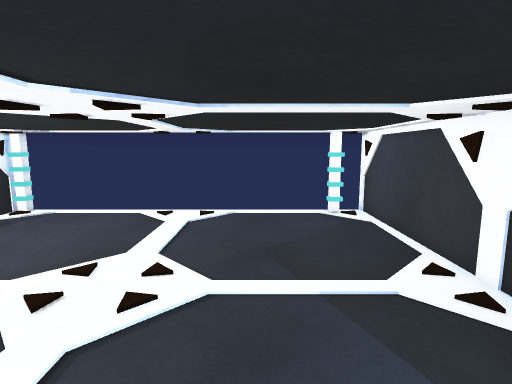
[1] (above)

14 first-person views from a walk through a Unity game level. The camera is 1.4 m above the floor, tilts 8° down and sees 80° across. The floor is counted in squares, 0.5 m on a side. Each view is taken from the middle of a square. On the plan, view 1 faces up. The plan holds only what a view shows up to about 20 squares ahead; the rest is blank.

[2]
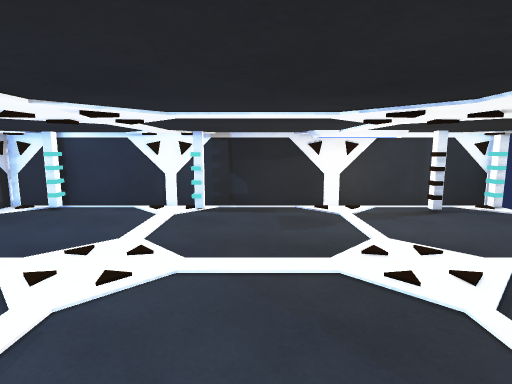

[3]
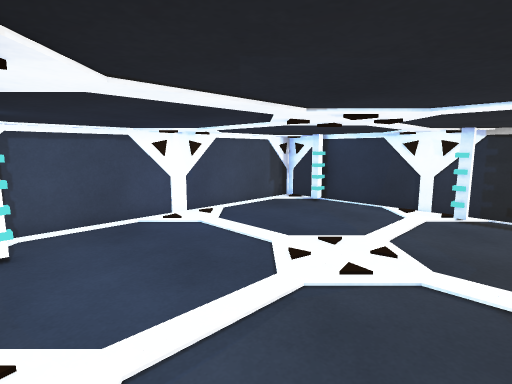

[4]
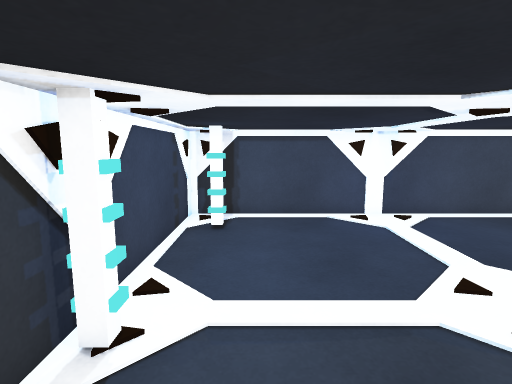

[5]
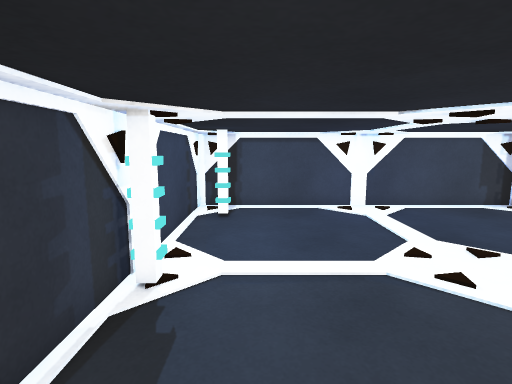

[6]
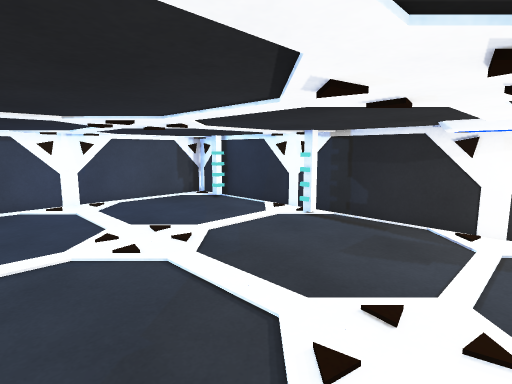

[7]
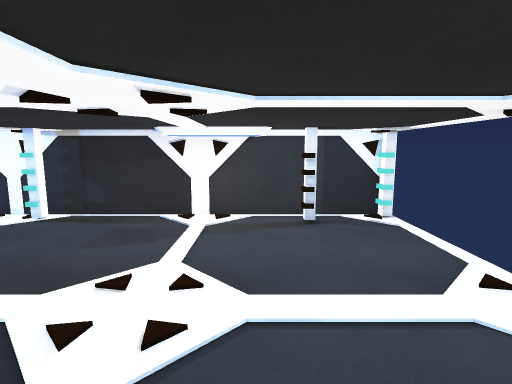

[8]
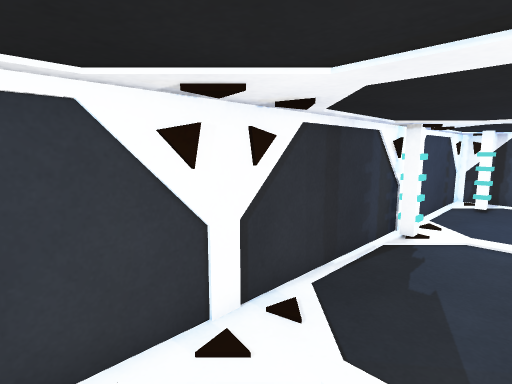

[9]
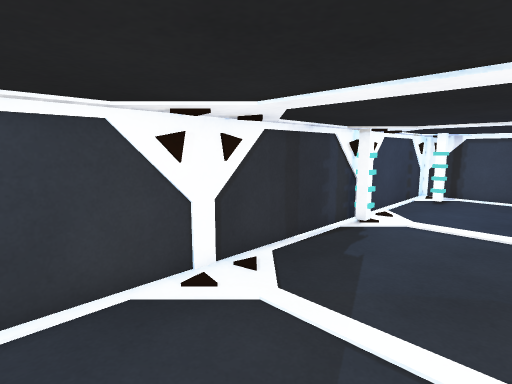

[10]
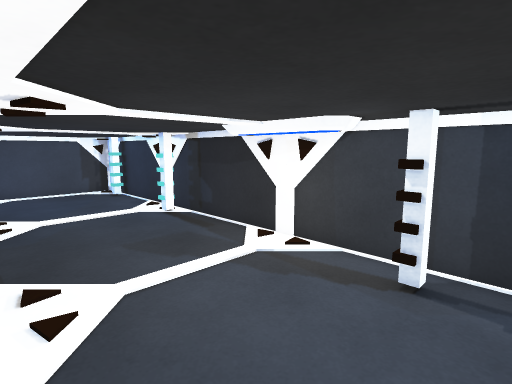

[11]
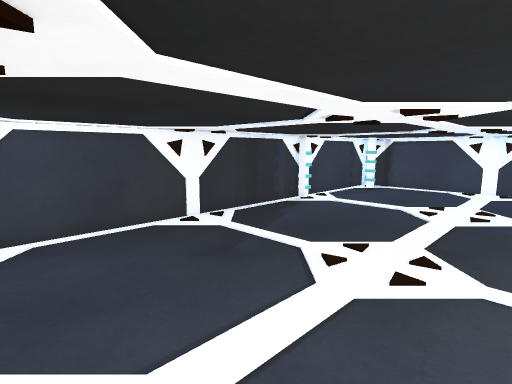

[12]
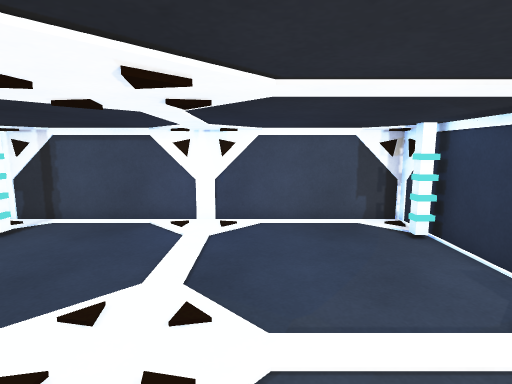

[13]
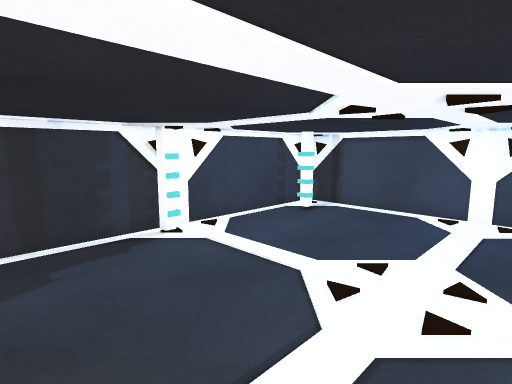

[14]
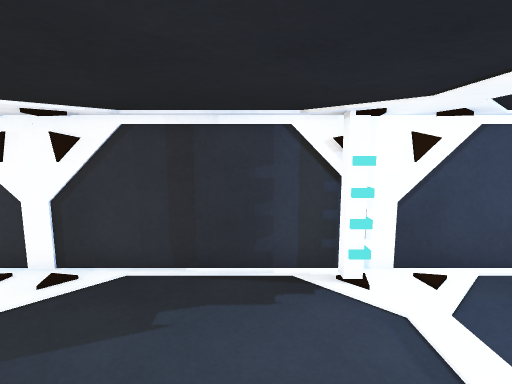

### Floor plan
Key: @ floor where view 1 was taken; # wall or solid block; . floor.
Columns run from 11 left of view 1 to 5 right of it. Each row starts with its distance up from view 1.
 14  #
 13 ##.....#  ....###
 12 #.............. #
 11 #...............#
 10 ##..............#
  9 ##..............#
  8  ##.............#
  7  ##....###.....##
  6  ##....# #.... ##
  5 ###....###.... ##
  4 # ..............#
  3 #...............#
  2 #...............#
  1 #...............#
  0 ##.........@....#
 -1 ##.....###.....##
 -2 # .....# ......##
 -3 # .....###.....##
 -4 #...............#
 -5 #...............#
 -6 #...............#
 -7 ##..............#
 -8 ##............###
 -9  #.....   .....##
-10  ################

Where each view was taken, in squares from view 1:
view 1: 0 up, 0 right, facing up
view 2: 2 up, 4 right, facing left
view 3: 2 up, 4 right, facing down-left
view 4: 3 up, 2 right, facing down
view 5: 5 up, 2 right, facing down
view 6: 7 up, 1 right, facing down-left
view 7: 8 up, 2 right, facing left
view 8: 9 up, 1 right, facing down-right
view 9: 10 up, 1 left, facing down-right
view 10: 12 up, 3 left, facing down-left
view 11: 13 up, 6 left, facing down-right
view 12: 2 up, 5 left, facing down
view 13: 4 up, 5 left, facing down-right
view 14: 1 up, 2 left, facing right
